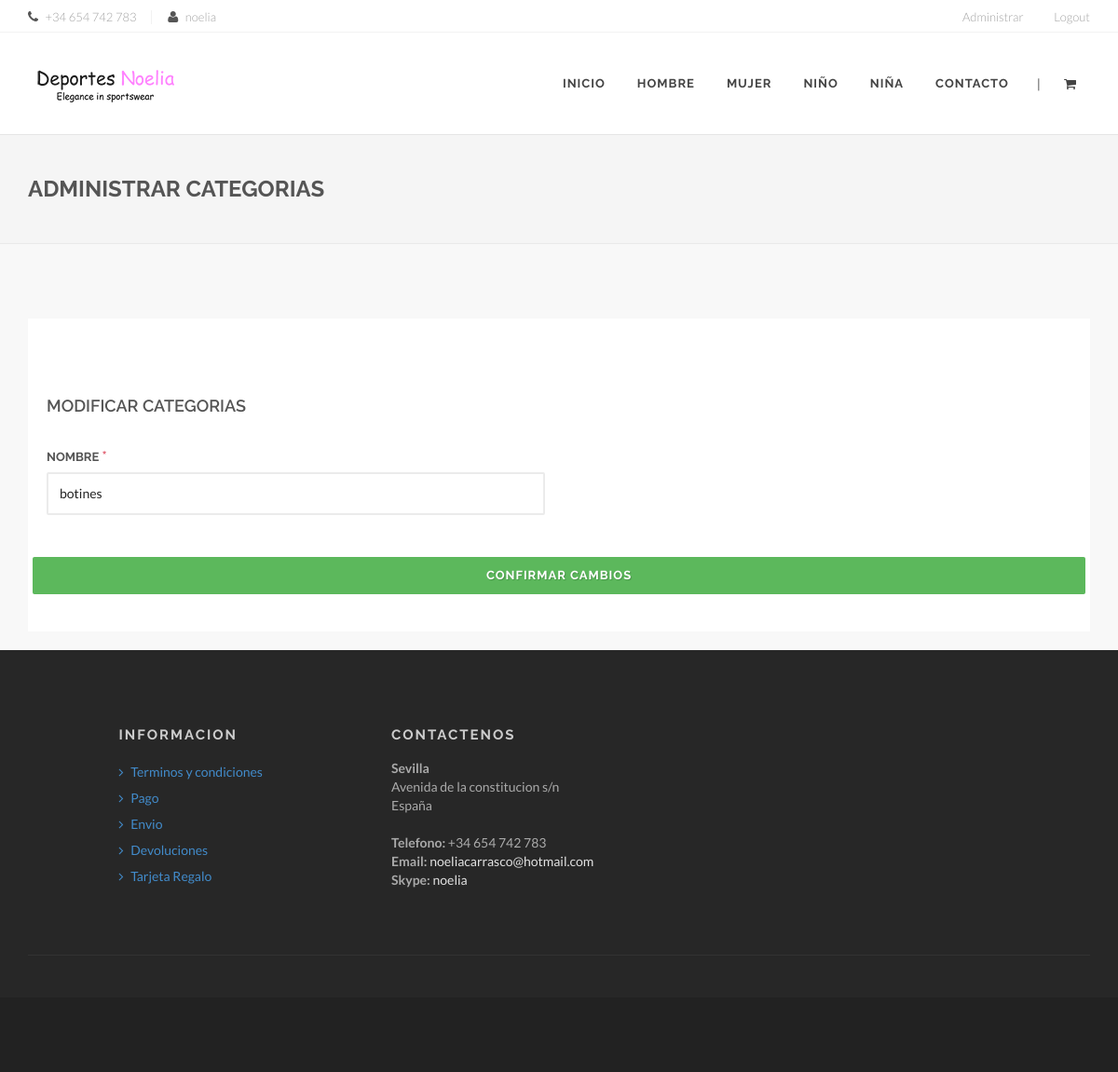
Before: /modificarCategorias.php?i=3 (signed in) with the older database file.
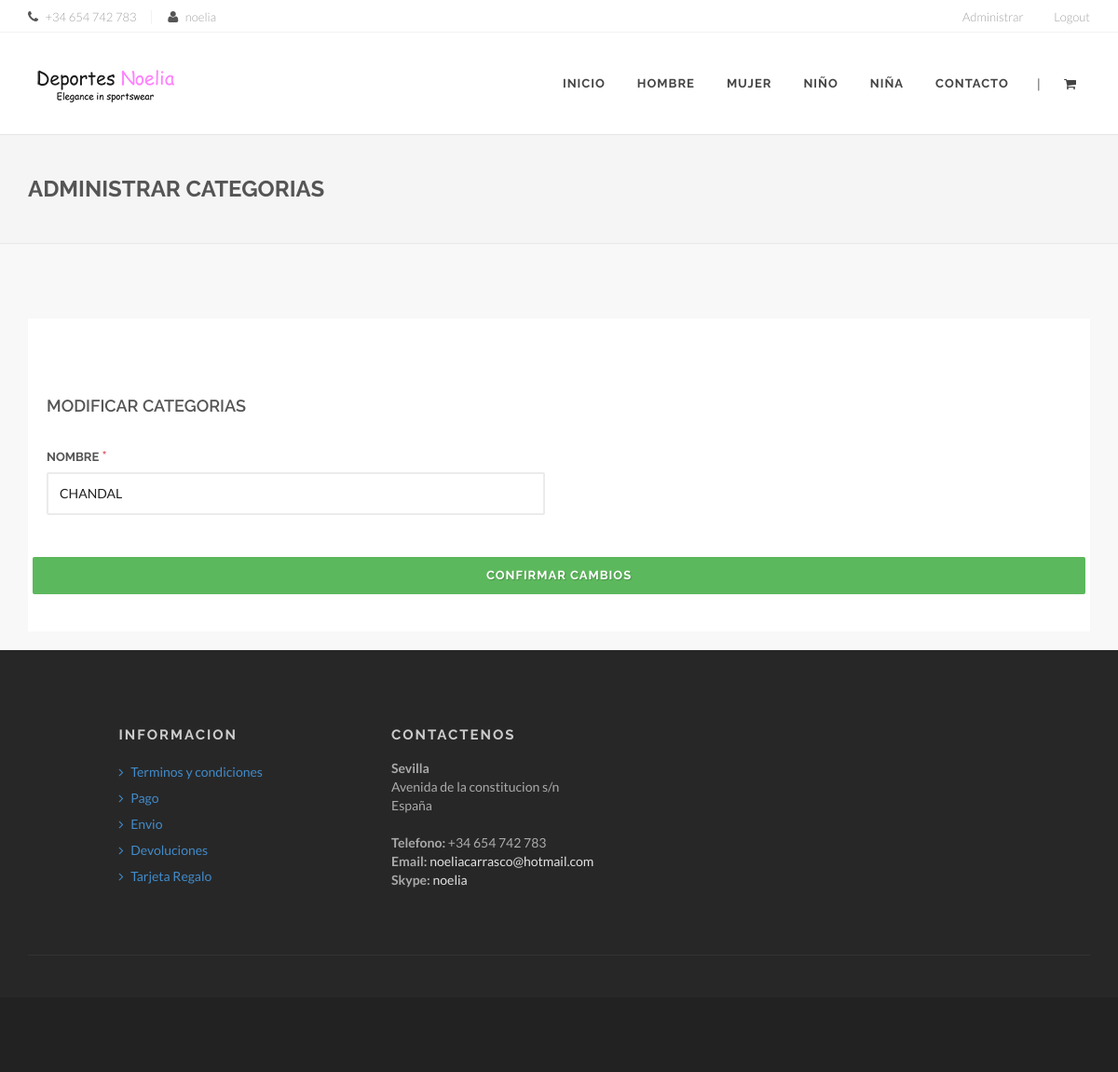
After: the same page with the newer database file.
### tables this page shows
CREATE TABLE `categorias` (
  `IDCATEGORIA` int(11) NOT NULL,
  `NOMBRE` varchar(25) NOT NULL
);

### modificarCategorias.php (the view, shortened to what the changed rows need)
<?PHP
include_once("./db_configuration.php");
	$mysqli = new mysqli($db_host, $db_user, $db_password, "deportes");
	$consulta = "SELECT * FROM categorias WHERE IDCATEGORIA = '".$_REQUEST['i']."' ORDER BY IDCATEGORIA";
	$categoria_elegida = null;
	if ($resultado = $mysqli->query($consulta)) {
		if($resultado->num_rows > 0){
			$categoria_elegida = $resultado->fetch_assoc();
		}
	}
?>
<!DOCTYPE html>
<html>
<head>
    <link rel="stylesheet" href="assets/css/bootstrap.css" type="text/css" />
    <link rel="stylesheet" href="assets/css/font-awesome.min.css" type="text/css" />
    <link rel="stylesheet" href="assets/css/animate.css" type="text/css" />
    <link rel="stylesheet" href="assets/js/vendor/flexslider/flexslider.css" type="text/css" />
    <link rel="stylesheet" href="assets/js/vendor/magnific/magnific-popup.css" type="text/css" />
    <link rel="stylesheet" href="assets/js/vendor/owl/assets/owl.carousel.css" type="text/css" />
    <link rel="stylesheet" href="assets/js/vendor/bootstrap-select/css/bootstrap-select.min.css" type="text/css" />
    <link rel="stylesheet" href="assets/js/vendor/range-slider/css/styles.css" type="text/css" />
    <link rel="stylesheet" href="assets/js/vendor/touchspin/jquery.bootstrap-touchspin.css" type="text/css" />
    <link rel="stylesheet" href="assets/js/vendor/starrr/starrr.css" type="text/css" />
    <link rel="stylesheet" type="text/css" href="assets/js/vendor/rs-plugin/css/settings.css" media="screen" />
    <link rel="stylesheet" href="assets/js/vendor/animsition/css/animsition.min.css">
    <link rel="stylesheet" href="assets/css/style.css" type="text/css" />
</head>
<body>
    <div id="wrapper" class="clearfix animsition">
         <section id="breadcrumbs" class="breadcrumbs">
            <div class="container clearfix">
                <h1>Administrar categorias</h1>
        </section>
        <section id="content">
            <div class="content-wrap">
                <div class="container clearfix">
                    <div class="row">
                        <div class="col-md-12">
                            <div class="checkout">
                                <div class="row">
                                    <div class="col-md-12">
                                        <form action="cambiarDatosCategorias.php" method="post">
                                            <div class="row">
                                                <div class="form-group col-sm-6">
                                                    <label for="nombre">Nombre <span class="text-lightred" style="font-size: 15px">*</span></label>
                                                    <input name="nombre" type="text" class="form-control myInput" id="nombre" value="<?=$categoria_elegida['NOMBRE']?>" required>
                                                </div>
                                            </div>
                                        </form>
                                    </div>
                                </div>
                            </div>
                        </div>
                    </div>
                </div>
    </div>
</body>
</html>

Changed rows visible on the page:
changed categorias: nombre "botines" → "CHANDAL"
